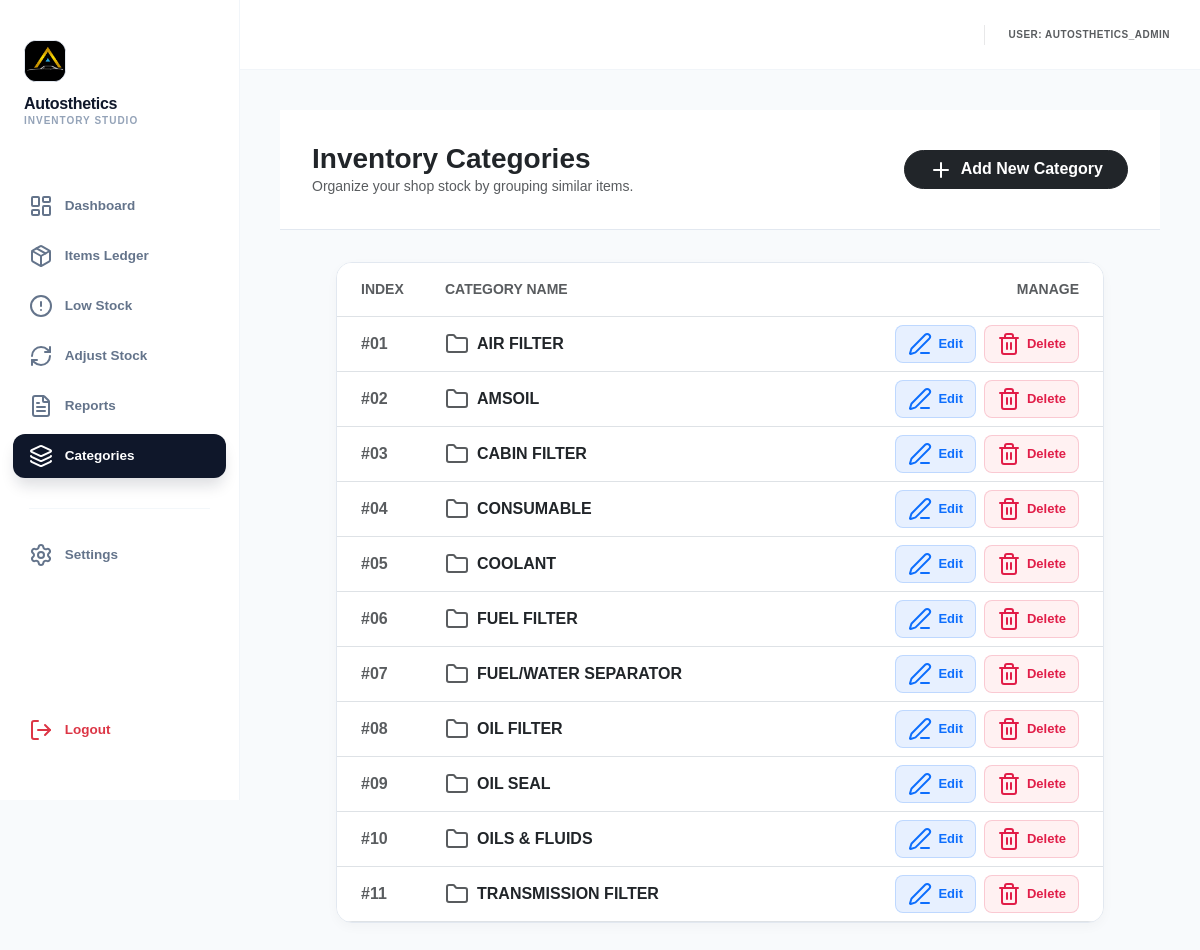
The page /categories/ (signed in) on the database its author committed.
### inventory/models.py (models this page shows, shortened)
class Category(models.Model):
    name = models.CharField(max_length=255)
    description = models.TextField(blank=True, null=True)
    class Meta:
        verbose_name_plural = "Categories"

### inventory/views.py (the view)
# urls.py: path('categories/', views.categories, name='categories'),
@login_required
def categories(request):
    query = request.GET.get('q', '')
    categories = Category.objects.all().order_by('name')
    if query:
        categories = categories.filter(name__icontains=query)
    return render(request, 'inventory/categories.html', {
        'categories': categories,
        'total_categories': categories.count(),
        'query': query,
    })

### inventory/templates/inventory/categories.html (shortened to what this page needs)
{% extends 'inventory/base.html' %}
{% load humanize %}
{% block content %}
<div class="page-header d-flex justify-content-between align-items-center">
    <div>
        <h3 class="fw-bold mb-0">Inventory Categories</h3>
        <p class="text-muted small mb-0">Organize your shop stock by grouping similar items.</p>
    </div>
    <a href="{% url 'add_category' %}" class="btn btn-dark rounded-pill px-4 fw-bold">
        <i data-lucide="plus" class="me-1" size="18"></i> Add New Category
    </a>
</div>
<div class="container-fluid px-4">
    <div class="table-container overflow-hidden">
        <div class="table-responsive">
            <table class="table align-middle mb-0">
                <thead class="bg-light">
                    <tr>
                        <th class="ps-4 py-3 text-muted small fw-bold" style="width: 100px;">INDEX</th>
                        <th class="py-3 text-muted small fw-bold">CATEGORY NAME</th>
                        <th class="pe-4 py-3 text-muted small fw-bold text-end" style="width: 250px;">MANAGE</th>
                    </tr>
                </thead>
                <tbody>
                    {% for category in categories %}
                    <tr class="category-row border-top">
                        <td class="ps-4 text-muted fw-bold">#{{ forloop.counter|stringformat:"02d" }}</td>
                        <td>
                            <div class="d-flex align-items-center gap-2">
                                <i data-lucide="folder" class="text-muted" size="16"></i>
                                <span class="fw-bold text-dark fs-6">{{ category.name }}</span>
                            </div>
                        </td>
                        <td class="pe-4 text-end">
                            <div class="d-flex justify-content-end gap-2">
                                <a href="{% url 'edit_category' category.id %}" class="btn-edit-pro">
                                    <i data-lucide="edit-3" size="14"></i> Edit
                                </a>
                                <form action="{% url 'delete_category' category.id %}" method="POST" class="m-0">
                                    <button type="submit" class="btn-delete-pro" onclick="return confirm('Permanently remove this category?');">
                                        <i data-lucide="trash-2" size="14"></i> Delete
                                    </button>
                                </form>
                            </div>
                        </td>
                    </tr>
                    {% endfor %}
                </tbody>
            </table>
        </div>
    </div>
</div>
{% endblock %}

### inventory/templates/inventory/base.html (shortened to what this page needs)
{% load static %}
<!DOCTYPE html>
<html lang="en">
<head>
    <link href="https://cdn.jsdelivr.net/npm/bootstrap@5.3.0/dist/css/bootstrap.min.css" rel="stylesheet">
</head>
<body>
<aside id="sidebar">
    <div class="sidebar-brand">
        <div class="brand-logo-container">
            <img src="{% static 'images/default_profile.jpg' %}" alt="Logo" class="brand-logo-img">
        </div>
        <h4>Autosthetics</h4>
        <p>Inventory Studio</p>
    </div>
    <nav class="nav-sidebar">
        <a href="{% url 'dashboard' %}" class="{% if request.resolver_match.url_name == 'dashboard' %}active{% endif %}">
            <i data-lucide="layout-dashboard" size="18"></i> Dashboard
        </a>
        <a href="{% url 'all_items' %}" class="{% if request.resolver_match.url_name == 'all_items' %}active{% endif %}">
            <i data-lucide="package" size="18"></i> Items Ledger
        </a>
        <a href="{% url 'low_stock' %}" class="{% if request.resolver_match.url_name == 'low_stock' %}active{% endif %}">
            <i data-lucide="alert-circle" size="18"></i> Low Stock
        </a>
        <a href="{% url 'adjust_stock' %}" class="{% if request.resolver_match.url_name == 'adjust_stock' %}active{% endif %}">
            <i data-lucide="refresh-cw" size="18"></i> Adjust Stock
        </a>
        <a href="{% url 'reports' %}" class="{% if request.resolver_match.url_name == 'reports' or 'monthly' in request.path %}active{% endif %}">
            <i data-lucide="file-text" size="18"></i> Reports
        </a>
        <a href="{% url 'categories' %}" class="{% if request.resolver_match.url_name == 'categories' %}active{% endif %}">
            <i data-lucide="layers" size="18"></i> Categories
        </a>
        <hr>
        <a href="{% url 'settings_page' %}" class="{% if request.resolver_match.url_name == 'settings_page' %}active{% endif %}">
            <i data-lucide="settings" size="18"></i> Settings
        </a>
        <a href="{% url 'logout' %}" class="text-danger logout-link">
            <i data-lucide="log-out" size="18"></i> Logout
        </a>
    </nav>
</aside>
<div id="main-wrapper">
    <div class="topbar">
        <div class="d-flex align-items-center gap-3">
            <span class="small fw-bold text-muted text-uppercase" style="font-size: 10px; letter-spacing: 0.05em;">
                User: {{ request.user.username }}
            </span>
        </div>
    </div>
    <main>
        {% block content %}{% endblock %}
    </main>
</div>
</body>
</html>

### inventory/templates/inventory/base.html (style rules this page uses)
:root { --studio-dark: #0f172a; --studio-amber: #f59e0b; --sidebar-width: 240px; }
body { margin: 0; display: flex; min-height: 100vh; font-family: "Plus Jakarta Sans", sans-serif; background: #f8fafc; }
#sidebar { width: var(--sidebar-width); background: #ffffff; border-right: 1px solid #f1f5f9; display: flex; flex-direction: column; height: 100vh; position: fixed; z-index: 1000; }
.sidebar-brand { padding: 2.5rem 1.5rem; display: flex; flex-direction: column; flex-shrink: 0; }
.brand-logo-container { width: 42px; height: 42px; background: var(--studio-dark); border-radius: 12px; display: flex; align-items: center; justify-content: center; margin-bottom: 12px; overflow: hidden; border: 1px solid #e2e8f0; }
.brand-logo-img { width: 100%; height: 100%; object-fit: cover; }
.sidebar-brand h4 { margin: 0; font-size: 16px; font-weight: 800; color: var(--studio-dark); letter-spacing: -0.02em; }
.sidebar-brand p { margin: 0; font-size: 10px; font-weight: 700; text-transform: uppercase; letter-spacing: 0.1em; color: #94a3b8; }
.nav-sidebar { padding: 1rem 0.8rem; flex-grow: 1; display: flex; flex-direction: column; overflow-y: auto; }
.nav-sidebar a { display: flex; align-items: center; gap: 12px; padding: 10px 16px; color: #64748b; font-size: 13.5px; font-weight: 600; text-decoration: none; border-radius: 12px; transition: all 0.2s ease; margin-bottom: 6px; }
.nav-sidebar a.active { background: var(--studio-dark); color: #ffffff !important; box-shadow: 0 10px 15px -3px rgba(15, 23, 42, 0.15); }
.nav-sidebar hr { margin: 1.5rem 1rem; border-color: #f1f5f9; opacity: 0.8; flex-shrink: 0; }
.logout-link { margin-top: auto; margin-bottom: 2rem !important; }
#main-wrapper { margin-left: var(--sidebar-width); width: calc(100% - var(--sidebar-width)); display: flex; flex-direction: column; min-height: 100vh; }
.topbar { height: 70px; background: #ffffff; border-bottom: 1px solid #f1f5f9; display: flex; align-items: center; padding: 0 30px; justify-content: space-between; position: sticky; top: 0; z-index: 999; }
main { flex: 1; padding: 40px; }

### inventory/templates/inventory/categories.html (style rules this page uses)
body { background-color: #f8fafc; font-family: 'Plus Jakarta Sans', sans-serif; }
.page-header { background: white; border-bottom: 1px solid #e2e8f0; padding: 2rem; margin-bottom: 2rem; }
.table-container { background: white; border: 1px solid #e2e8f0; border-radius: 16px; box-shadow: 0 4px 12px rgba(0,0,0,0.03); margin: 0 2rem; }
.btn-edit-pro { background-color: #e7f0ff; color: #0d6efd; border: 1px solid #0d6efd30; padding: 6px 12px; border-radius: 8px; font-weight: 700; font-size: 13px; transition: all 0.2s; text-decoration: none; display: inline-flex; align-items: center; gap: 6px; }
.btn-delete-pro { background-color: #fff1f2; color: #e11d48; border: 1px solid #e11d4830; padding: 6px 12px; border-radius: 8px; font-weight: 700; font-size: 13px; transition: all 0.2s; display: inline-flex; align-items: center; gap: 6px; }

### rows shown on the page
Category: name "AIR FILTER"
Category: name "AMSOIL"
Category: name "CABIN FILTER"
Category: name "CONSUMABLE"
Category: name "COOLANT"
Category: name "FUEL FILTER"
Category: name "FUEL/WATER SEPARATOR"
Category: name "OIL FILTER"
Category: name "OIL SEAL"
Category: name "OILS & FLUIDS"
Category: name "TRANSMISSION FILTER"

### other values the page prints
{{ request.user.username }} "AUTOSTHETICS_ADMIN"
